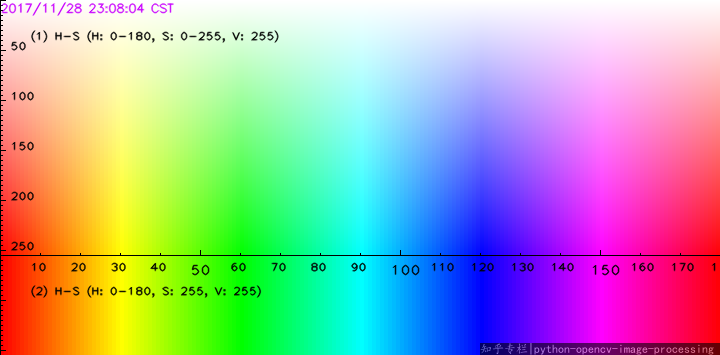
//> input picture ColourSpectrum.png, 720 x 355 px
$ ./ela -input=ColourSpectrum.png   (built with g++ and OpenCV 4)
//> lines starting //> are read from the running program, lines starting //| are printed output that depends on the picture
//> further down, image is the input picture: 355 rows x 720 cols, CV_8UC3; mean B, G, R 170.7, 171.1, 169.8
/**
  @file ela.cpp
  @author Alessandro de Oliveira Faria (A.K.A. CABELO)
  @brief Error Level Analysis (ELA) permits identifying areas within an image that are at different compression levels. With JPEG images, the entire picture should be at roughly the same level. If a section of the image is at a significantly different error level, then it likely indicates a digital modification. This example allows to see visually the changes made in a JPG image based in it's compression error analysis. Questions and suggestions email to: Alessandro de Oliveira Faria cabelo[at]opensuse[dot]org or OpenCV Team.
  @date Jun 24, 2018
*/

#include <opencv2/highgui/highgui.hpp>
#include <iostream>
#include <vector>

const char* keys =
    "{ help h      | | Print help message. }"
    "{ input i     | | Input image to calc ELA algorithm. }";

using namespace cv;

int scale_value = 7;
int quality = 95;
Mat image;
Mat compressed_img;
const char* decodedwin = "the recompressed image";
const char* diffwin = "scaled difference between the original and recompressed images";

static void processImage(int , void*)
{
    Mat Ela;

    // Compression jpeg
    std::vector<int> compressing_factor;
    std::vector<uchar> buf;

    compressing_factor.push_back(IMWRITE_JPEG_QUALITY);
    compressing_factor.push_back(quality);

    imencode(".jpg", image, buf, compressing_factor);
//> buf = 55251 items

    compressed_img = imdecode(buf, 1);

    Mat output;
    absdiff(image,compressed_img,output);
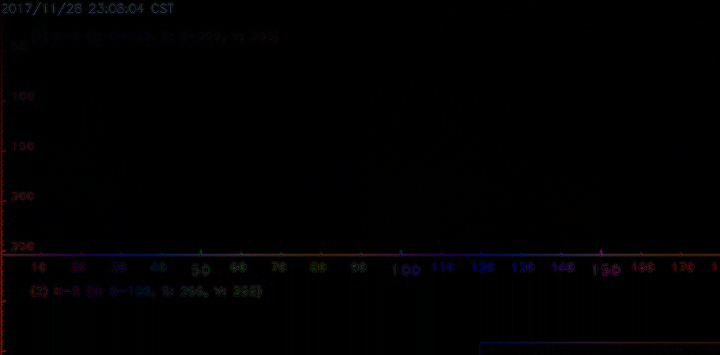
//> output: 355 rows x 720 cols, CV_8UC3; mean B, G, R 1.9, 1, 1.7
    output.convertTo(Ela, CV_8UC3, scale_value);
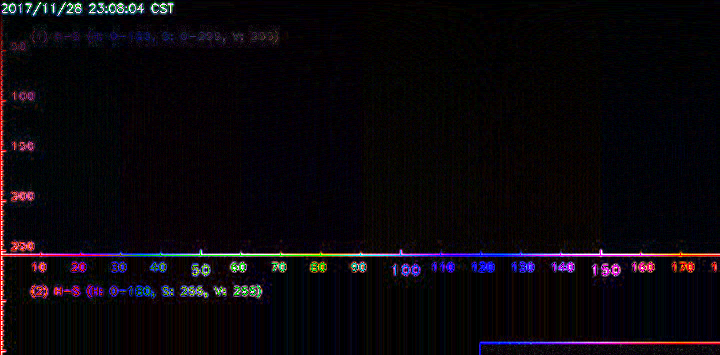
//> Ela: 355 rows x 720 cols, CV_8UC3; mean B, G, R 11.4, 6.9, 10.6

    // Shows processed image
    imshow(decodedwin, compressed_img);
    imshow(diffwin, Ela);
}

int main (int argc, char* argv[])
{

    CommandLineParser parser(argc, argv, keys);
    if(argc == 1 || parser.has("help"))
    {
        parser.printMessage();
        std::cout << "\nJpeg Recompression Example:\n\t" << argv[0] << " --input=../../data/ela_modified.jpg\n";
        return 0;
    }

    if(parser.has("input"))
    {
        // Read the new image
        image = imread(parser.get<String>("input"));
    }
    // Check image
    if (!image.empty())
    {
        processImage(0, 0);
        createTrackbar("Scale", diffwin, &scale_value, 100, processImage);
        createTrackbar("Quality", diffwin, &quality, 100, processImage);
        waitKey(0);
    }
    else
    {
        std::cout << "> Error in load image\n";
    }

    return 0;
}
